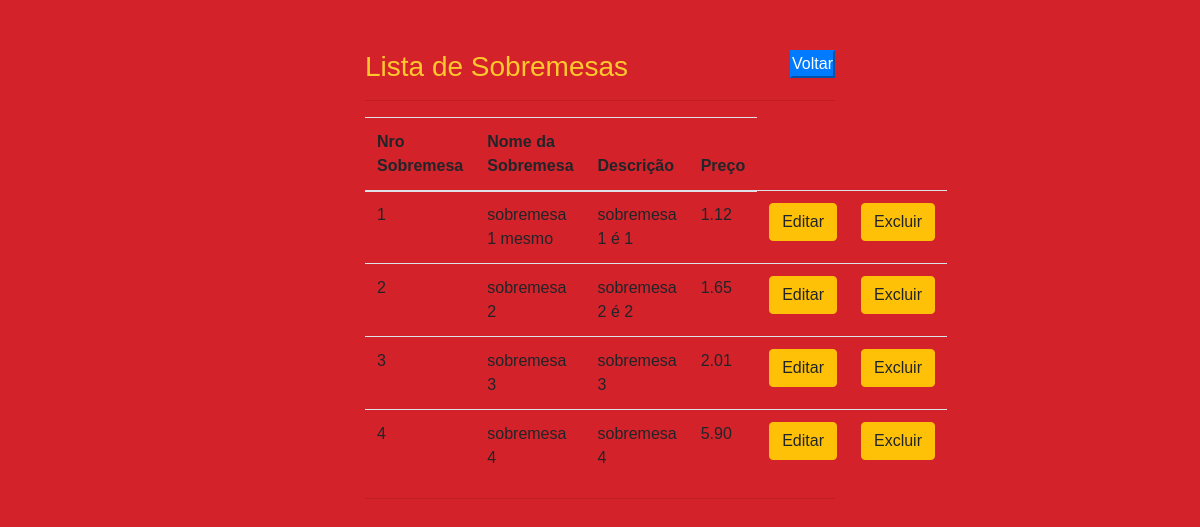
Screenshot of /listarSobremesas.php with the database file from the repository.
### tables this page shows
CREATE TABLE `sobremesa` (
  `id_sobremesa` int(11) NOT NULL,
  `nro_sobremesa` int(11) NOT NULL,
  `nome_sobremesa` varchar(50) NOT NULL,
  `descricao` varchar(200) NOT NULL,
  `preco_sobremesa` decimal(5,2) NOT NULL
);

### listarSobremesas.php (the view, shortened to what this page needs)
<?php
include_once("conexao.php");
?>
<!DOCTYPE html>
<html>
<head>
	<link rel="stylesheet" href="https://stackpath.bootstrapcdn.com/bootstrap/4.3.1/css/bootstrap.min.css">
	<link rel="stylesheet" href="https://stackpath.bootstrapcdn.com/font-awesome/4.7.0/css/font-awesome.min.css">
  <link rel="stylesheet" href="css/styleIndex.css">
</head>
<body style="background-color: #d3222a; color: #ffc82d;">
	<div class="container" style="width: 500px; margin-top: 50px;">
    <a href="inicioAdmin.php"><button type="submit" class="bt btn-primary"style="float:right;">Voltar</button></a>
		<h3>Lista de Sobremesas</h3>
    <table class="table">
      <thead>
        <tr>
          <th scope="col">Nro Sobremesa</th>
          <th scope="col">Nome da Sobremesa</th>
          <th scope="col">Descrição</th>
          <th scope="col">Preço</th>
        </tr>
      </thead>
      <tr>
        <?php
        $result_usuarios = "SELECT * FROM sobremesa";
        $resultado_usuarios = mysqli_query($conn, $result_usuarios);
        while ($row_sobremesa = mysqli_fetch_assoc($resultado_usuarios)){
        ?>
          <tr>
            <td><?php echo $row_sobremesa['nro_sobremesa'];?></td>
            <td><?php echo $row_sobremesa['nome_sobremesa'];?></td>
            <td><?php echo $row_sobremesa['descricao'];?></td>
            <td><?php echo $row_sobremesa['preco_sobremesa'];?></td>
            <td><a href="editarSobremesa.php?id_sobremesa=<?php echo $row_sobremesa['id_sobremesa'];?>" class="btn btn-warning" role="button">Editar</a></td>
            <td><a href="proc_excluirSobremesa.php?id_sobremesa=<?php echo $row_sobremesa['id_sobremesa'];?>" class="btn btn-warning" role="button">Excluir</a></td>
          </tr>
        </tr>
      <?php } ?>
      <hr>
    </table>
    <hr>
  </div>
</body>
</html>

### css/styleIndex.css (style rules this page uses)
* { margin: 0; padding: 0; }
body { background-color: #d3222a; font-family: sans-serif; }

### rows the page displays
sobremesa: nro_sobremesa "1", nome_sobremesa "sobremesa 1 mesmo", descricao "sobremesa 1 é 1", preco_sobremesa "1.12"
sobremesa: nro_sobremesa "2", nome_sobremesa "sobremesa 2", descricao "sobremesa 2 é 2", preco_sobremesa "1.65"
sobremesa: nro_sobremesa "3", nome_sobremesa "sobremesa 3", descricao "sobremesa 3", preco_sobremesa "2.01"
sobremesa: nro_sobremesa "4", nome_sobremesa "sobremesa 4", descricao "sobremesa 4", preco_sobremesa "5.90"
